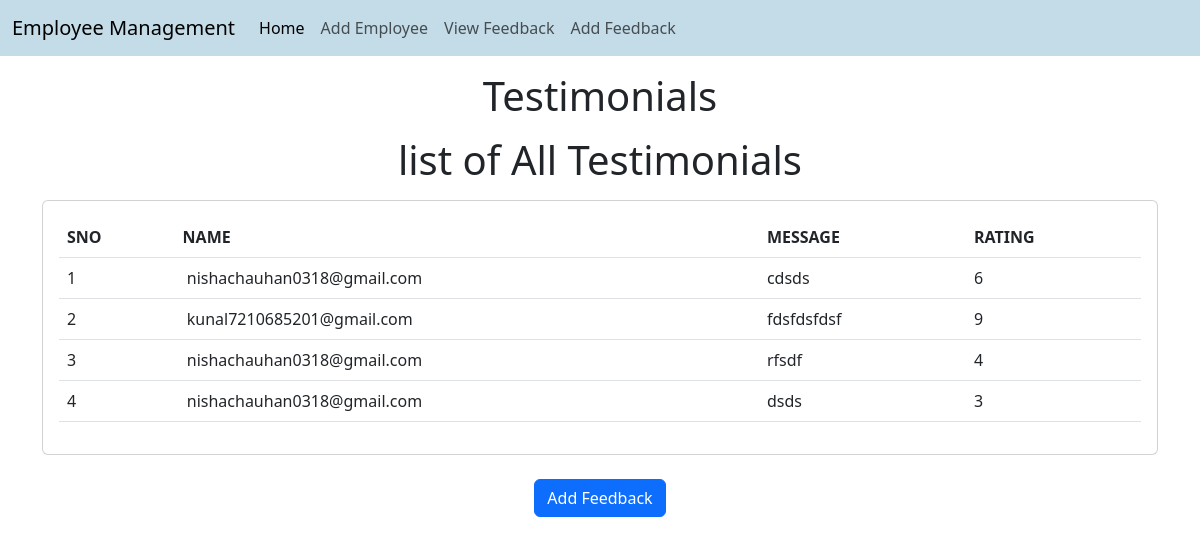
Page /emp/testimonials/ on the committed database.
### emp/models.py (models this page shows, shortened)
class Feedback(models.Model):
    email=models.EmailField(max_length=200)
    rating=models.IntegerField(max_length=1)
    feedback=models.TextField()

### emp/views.py (the view)
# urls.py: path('testimonials/',testimonials),
def testimonials(request):
    feedback=Feedback.objects.all()
    return render(request, "emp/testimonials.html", {'feedback':feedback})

### templates/emp/testimonials.html (shortened to what this page needs)
<!DOCTYPE html>
<html lang="en">
  <head>
    <link href="https://cdn.jsdelivr.net/npm/bootstrap@5.3.0/dist/css/bootstrap.min.css" rel="stylesheet" />
  </head>
  <body>
    {% include 'emp/navbar.html' %}
    <h1 class="text-center my-3">Testimonials</h1>
    <h1 class="text-center my-3">list of All Testimonials</h1>
    <div class="container">
      <div class="row">
        <div class="col-md-12">
          <div class="card">
            <div class="card-body">
              <table class="table">
                <thead>
                  <tr>
                    <th>SNO</th>
                    <th>NAME</th>
                    <th>MESSAGE </th>
                    <th>RATING</th>
                  </tr>
                </thead>
                <tbody>
                  {% for f in feedback %}
                    <td>{{ forloop.counter }}</td>
                    <td>
                      {{ f.email }}</td>
                    <td>{{f.feedback }}</td>
                    <td>{{f.rating }}</td>
                  {% endfor %}
                </tbody>
              </table>
            </div>
          </div>
        </div>
      </div>
      <br>
      <div class="container text-center">
        <a class="btn btn-primary" href="/emp/feedback/">Add Feedback</a>
      </div>
    </div>
  </body>
</html>

### rows in the picture
Feedback: email "nishachauhan0318@gmail.com", feedback "cdsds", rating "6"
Feedback: email "kunal7210685201@gmail.com", feedback "fdsfdsfdsf", rating "9"
Feedback: email "nishachauhan0318@gmail.com", feedback "rfsdf", rating "4"
Feedback: email "nishachauhan0318@gmail.com", feedback "dsds", rating "3"
